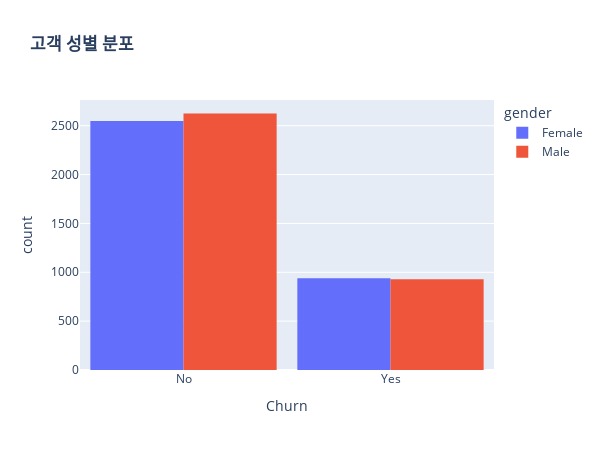

This figure's notebook cell:
### Markdown cell above
- 이탈하지 않은 고객이 더 많다.

### Code cell
fig = px.histogram(df, x='Churn', color='gender', barmode='group',
                  title='<b>고객 성별 분포<b>')
fig.update_layout(width=600, height=450, bargap=0.1)
fig.show()

### Figure 1 — Plotly figure (JSON) as saved in the notebook; plotly's stock layout.template omitted (floating-point values rounded to 4 significant figures; data arrays with more than 128 entries replaced by an {"elided": "..."} marker saying what was removed)
{"data": [{"alignmentgroup": "True", "bingroup": "x", "hovertemplate": "gender=Female<br>Churn=%{x}<br>count=%{y}<extra></extra>", "legendgroup": "Female", "marker": {"color": "#636efa", "pattern": {"shape": ""}}, "name": "Female", "offsetgroup": "Female", "orientation": "v", "showlegend": true, "type": "histogram", "x": {"elided": "3488 str values"}, "xaxis": "x", "yaxis": "y"}, {"alignmentgroup": "True", "bingroup": "x", "hovertemplate": "gender=Male<br>Churn=%{x}<br>count=%{y}<extra></extra>", "legendgroup": "Male", "marker": {"color": "#EF553B", "pattern": {"shape": ""}}, "name": "Male", "offsetgroup": "Male", "orientation": "v", "showlegend": true, "type": "histogram", "x": {"elided": "3555 str values"}, "xaxis": "x", "yaxis": "y"}], "layout": {"bargap": 0.1, "barmode": "group", "height": 450, "legend": {"title": {"text": "gender"}, "tracegroupgap": 0}, "title": {"text": "<b>고객 성별 분포<b>"}, "width": 600, "xaxis": {"anchor": "y", "domain": [0, 1], "title": {"text": "Churn"}}, "yaxis": {"anchor": "x", "domain": [0, 1], "title": {"text": "count"}}}}
